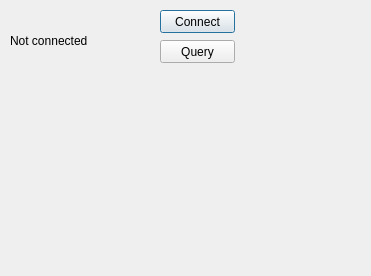
<?xml version="1.0" encoding="UTF-8"?>
<ui version="4.0">
 <class>Dialog</class>
 <widget class="QDialog" name="Dialog">
  <property name="geometry">
   <rect>
    <x>0</x>
    <y>0</y>
    <width>371</width>
    <height>276</height>
   </rect>
  </property>
  <property name="windowTitle">
   <string>Dialog</string>
  </property>
  <widget class="QPushButton" name="pushButton">
   <property name="geometry">
    <rect>
     <x>160</x>
     <y>10</y>
     <width>75</width>
     <height>23</height>
    </rect>
   </property>
   <property name="text">
    <string>Connect</string>
   </property>
  </widget>
  <widget class="QPushButton" name="pushButton_2">
   <property name="geometry">
    <rect>
     <x>160</x>
     <y>40</y>
     <width>75</width>
     <height>23</height>
    </rect>
   </property>
   <property name="text">
    <string>Query</string>
   </property>
  </widget>
  <widget class="QLabel" name="label">
   <property name="geometry">
    <rect>
     <x>10</x>
     <y>20</y>
     <width>141</width>
     <height>41</height>
    </rect>
   </property>
   <property name="text">
    <string>Not connected</string>
   </property>
  </widget>
 </widget>
 <resources/>
 <connections/>
</ui>
